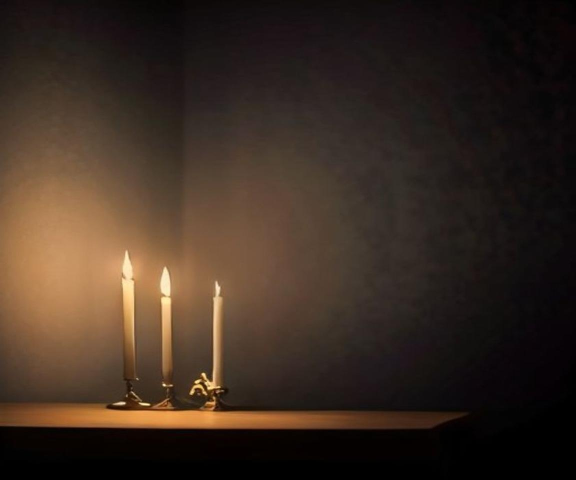
#> input picture tools/bg/altar.jpg, 1152 x 960 px (shown at 1/2 size)
$ python -i aiart.py   (imports and definitions only)
#> lines starting #> are read from the running program, lines starting #| are printed output that depends on the picture
# -*- coding: utf-8 -*-
"""AI art pipeline for Nabu Twin Stars.

Scenes are COMPOSED, the way hidden-object games are made: an AI-painted
background plus AI-painted objects cut out with alpha. Because every object is
its own layer, a difference is always a whole object (removed, recoloured,
swapped, resized, moved, mirrored) - never a smeared patch - and the two
pictures are pixel-identical everywhere else by construction.

Images come from Pollinations (free, no key, Flux). Cut-outs use rembg.
Everything is cached on disk, so a re-bake costs nothing.
"""
import os, io, math, time, json, hashlib, urllib.request, urllib.parse, threading
import numpy as np
from PIL import Image, ImageFilter, ImageEnhance, ImageChops

HERE = os.path.dirname(os.path.abspath(__file__))
ROOT = os.path.dirname(HERE)
SPR = os.path.join(HERE, 'sprites'); BG = os.path.join(HERE, 'bg'); RAW = os.path.join(HERE, 'raw')
# [1 line not run here, left out]
UA = {'User-Agent': 'Mozilla/5.0 NabuTwinStars/2.0'}
_lock = threading.Lock()

# ------------------------------------------------------------------ fetch ---
# [24 lines left out: functions fetch, _cache, not called in this run]

# ---------------------------------------------------------------- sprites ---
SPRITE_STYLE = ('one single object alone filling most of the frame, the whole object inside the frame and '
                'not cropped, flat lay photographed from directly above, plain flat light grey seamless '
                'studio background, even soft light, soft shadow, sharp focus, fine detail, realistic '
                'product photo, no plate, no dish, no tray, no bowl under it, no ring or circular frame '
                'around it, no text, no watermark, no border, no people, no hands')

def _cutout(im):
    """rembg -> RGBA, trimmed to the object, edges cleaned."""
    from rembg import remove
    out = remove(im, post_process_mask=True)
    out = out.convert('RGBA')
    a = out.split()[3]
    # drop stray specks: keep only pixels with a decent alpha, then soften the rim
    a = a.point(lambda v: 0 if v < 40 else v)
    a = a.filter(ImageFilter.GaussianBlur(0.6))
    out.putalpha(a)
    bb = out.getbbox()
    if bb: out = out.crop(bb)
    return out

# [23 lines left out: functions sprite, sprites_parallel, not called in this run]

# ------------------------------------------------------------ backgrounds ---
BG_STYLE = ('painterly atmospheric photograph, cinematic soft light, rich depth, '
            'empty surface with nothing on it, no text, no watermark, no people')

def background(name, prompt, seed=3, w=1152, h=960):
    p = os.path.join(BG, '%s.jpg' % name)
    return _cache(p, lambda: fetch(prompt + ', ' + BG_STYLE, w, h, seed))

# ------------------------------------------------------------- compositing --
# [62 lines left out: functions recolor, grade, place, finish, not called in this run]

>>> import cv2
>>> picture = cv2.imread('bg/altar.jpg', cv2.IMREAD_GRAYSCALE)
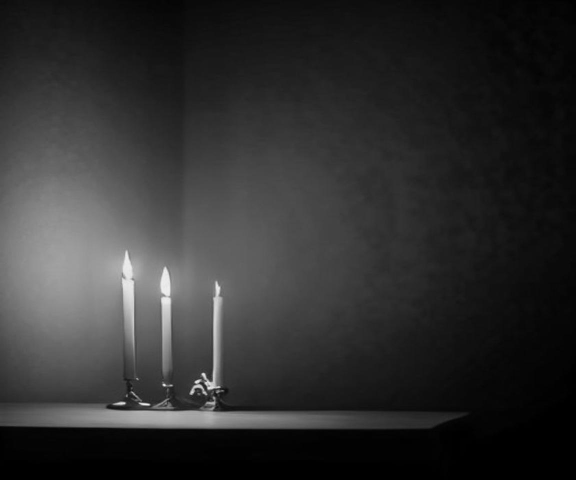
#> picture: shape (960, 1152) (shown at 1/2 size); min 0, max 246, mean 47.2
#> (the run stopped early here; a loop or call above may not have finished)

$ run again, on tools/bg/flatlay.jpg
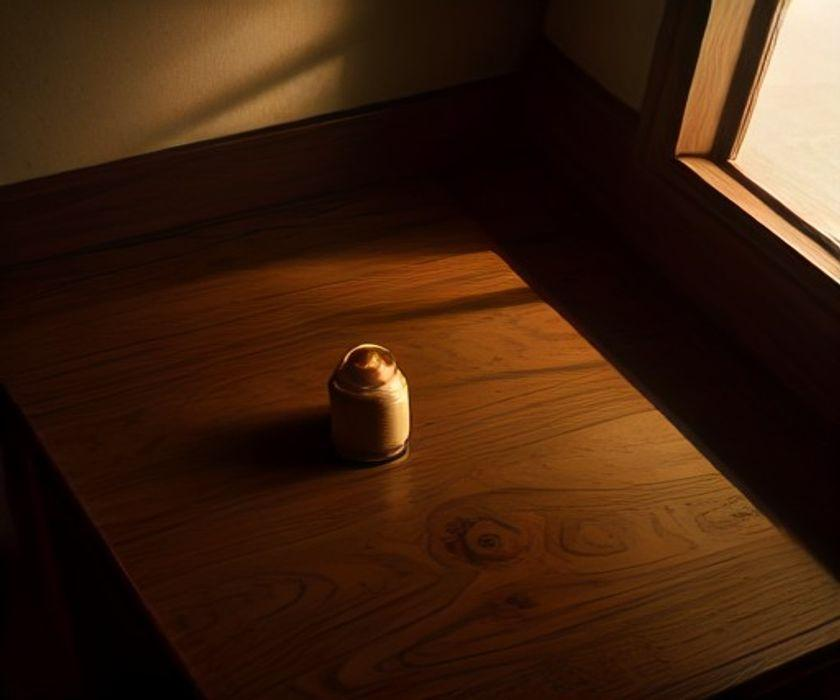
#> input picture tools/bg/flatlay.jpg, 840 x 700 px
#> `picture = cv2.imread('bg/altar.jpg', cv2.IMREAD_GRAYSCALE)`:
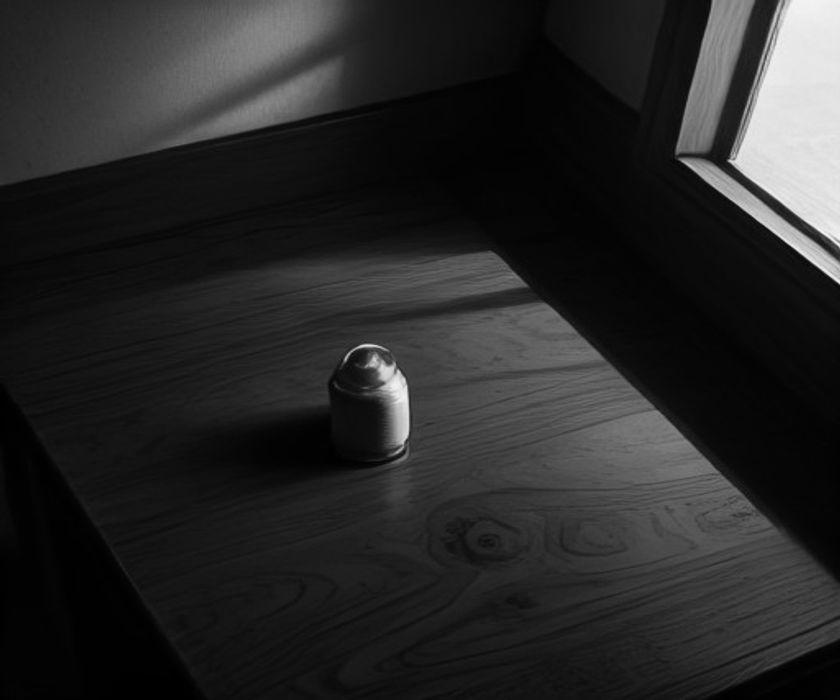
#> picture: shape (700, 840); min 0, max 253, mean 39.9

$ run again, on tools/bg/s_emerald.jpg
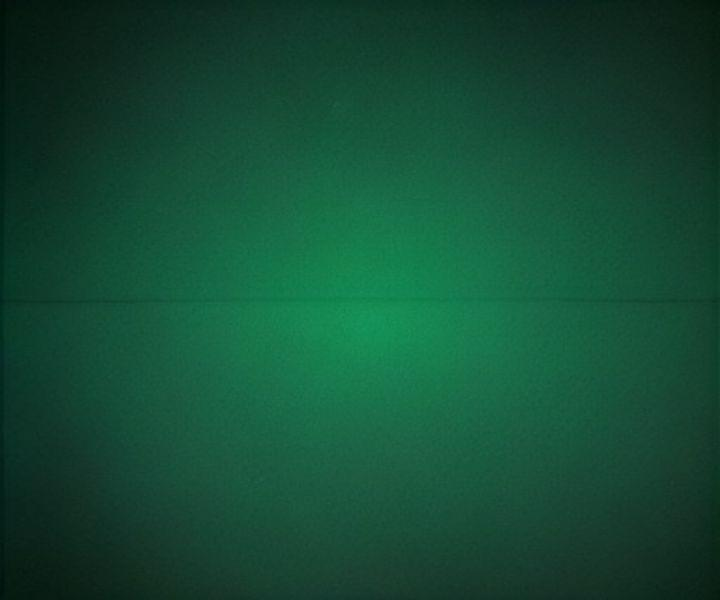
#> input picture tools/bg/s_emerald.jpg, 720 x 600 px
#> `picture = cv2.imread('bg/altar.jpg', cv2.IMREAD_GRAYSCALE)`:
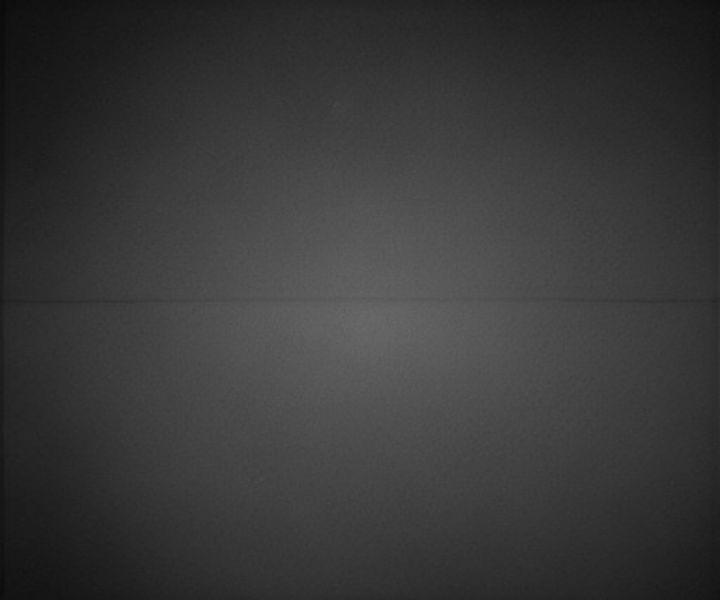
#> picture: shape (600, 720); min 9, max 107, mean 56.5
